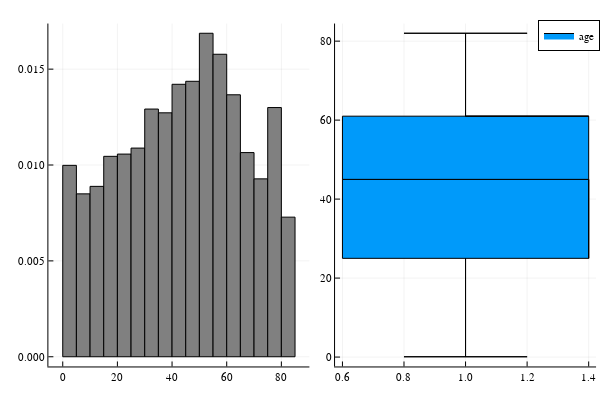

Source (notebook cell):
### Code cell
# age is 2nd column
p1 = histogram(new_data[:,"age"],normalize = true,label = false,c = :grey)

p2 = boxplot(new_data[:,"age"],label = "age")

# from the boxplot we can say that, there is no outliers in age column

plot(p1,p2)

### Figure 1 — Plotly figure (JSON) as saved in the notebook; plotly's stock layout.template omitted (floating-point values rounded to 4 significant figures)
{"data": [{"fill": "tozeroy", "fillcolor": "rgba(128, 128, 128, 1.000)", "legendgroup": "", "line": {"color": "rgba(0, 0, 0, 1.000)", "dash": "solid", "width": 1}, "mode": "lines", "name": "", "showlegend": false, "type": "scatter", "x": [0, 0, 5, 5, 0, 0], "xaxis": "x1", "y": [0.009982, 0, 0, 0.009982, 0.009982, 0.009982], "yaxis": "y1"}, {"fill": "tozeroy", "fillcolor": "rgba(128, 128, 128, 1.000)", "legendgroup": "", "line": {"color": "rgba(0, 0, 0, 1.000)", "dash": "solid", "width": 1}, "mode": "lines", "name": "", "showlegend": false, "type": "scatter", "x": [5, 5, 10, 10, 5, 5], "xaxis": "x1", "y": [0.008495, 0, 0, 0.008495, 0.008495, 0.008495], "yaxis": "y1"}, {"fill": "tozeroy", "fillcolor": "rgba(128, 128, 128, 1.000)", "legendgroup": "", "line": {"color": "rgba(0, 0, 0, 1.000)", "dash": "solid", "width": 1}, "mode": "lines", "name": "", "showlegend": false, "type": "scatter", "x": [10, 10, 15, 15, 10, 10], "xaxis": "x1", "y": [0.008886, 0, 0, 0.008886, 0.008886, 0.008886], "yaxis": "y1"}, {"fill": "tozeroy", "fillcolor": "rgba(128, 128, 128, 1.000)", "legendgroup": "", "line": {"color": "rgba(0, 0, 0, 1.000)", "dash": "solid", "width": 1}, "mode": "lines", "name": "", "showlegend": false, "type": "scatter", "x": [15, 15, 20, 20, 15, 15], "xaxis": "x1", "y": [0.01045, 0, 0, 0.01045, 0.01045, 0.01045], "yaxis": "y1"}, {"fill": "tozeroy", "fillcolor": "rgba(128, 128, 128, 1.000)", "legendgroup": "", "line": {"color": "rgba(0, 0, 0, 1.000)", "dash": "solid", "width": 1}, "mode": "lines", "name": "", "showlegend": false, "type": "scatter", "x": [20, 20, 25, 25, 20, 20], "xaxis": "x1", "y": [0.01057, 0, 0, 0.01057, 0.01057, 0.01057], "yaxis": "y1"}, {"fill": "tozeroy", "fillcolor": "rgba(128, 128, 128, 1.000)", "legendgroup": "", "line": {"color": "rgba(0, 0, 0, 1.000)", "dash": "solid", "width": 1}, "mode": "lines", "name": "", "showlegend": false, "type": "scatter", "x": [25, 25, 30, 30, 25, 25], "xaxis": "x1", "y": [0.01088, 0, 0, 0.01088, 0.01088, 0.01088], "yaxis": "y1"}, {"fill": "tozeroy", "fillcolor": "rgba(128, 128, 128, 1.000)", "legendgroup": "", "line": {"color": "rgba(0, 0, 0, 1.000)", "dash": "solid", "width": 1}, "mode": "lines", "name": "", "showlegend": false, "type": "scatter", "x": [30, 30, 35, 35, 30, 30], "xaxis": "x1", "y": [0.01292, 0, 0, 0.01292, 0.01292, 0.01292], "yaxis": "y1"}, {"fill": "tozeroy", "fillcolor": "rgba(128, 128, 128, 1.000)", "legendgroup": "", "line": {"color": "rgba(0, 0, 0, 1.000)", "dash": "solid", "width": 1}, "mode": "lines", "name": "", "showlegend": false, "type": "scatter", "x": [35, 35, 40, 40, 35, 35], "xaxis": "x1", "y": [0.01272, 0, 0, 0.01272, 0.01272, 0.01272], "yaxis": "y1"}, {"fill": "tozeroy", "fillcolor": "rgba(128, 128, 128, 1.000)", "legendgroup": "", "line": {"color": "rgba(0, 0, 0, 1.000)", "dash": "solid", "width": 1}, "mode": "lines", "name": "", "showlegend": false, "type": "scatter", "x": [40, 40, 45, 45, 40, 40], "xaxis": "x1", "y": [0.01421, 0, 0, 0.01421, 0.01421, 0.01421], "yaxis": "y1"}, {"fill": "tozeroy", "fillcolor": "rgba(128, 128, 128, 1.000)", "legendgroup": "", "line": {"color": "rgba(0, 0, 0, 1.000)", "dash": "solid", "width": 1}, "mode": "lines", "name": "", "showlegend": false, "type": "scatter", "x": [45, 45, 50, 50, 45, 45], "xaxis": "x1", "y": [0.01437, 0, 0, 0.01437, 0.01437, 0.01437], "yaxis": "y1"}, {"fill": "tozeroy", "fillcolor": "rgba(128, 128, 128, 1.000)", "legendgroup": "", "line": {"color": "rgba(0, 0, 0, 1.000)", "dash": "solid", "width": 1}, "mode": "lines", "name": "", "showlegend": false, "type": "scatter", "x": [50, 50, 55, 55, 50, 50], "xaxis": "x1", "y": [0.01687, 0, 0, 0.01687, 0.01687, 0.01687], "yaxis": "y1"}, {"fill": "tozeroy", "fillcolor": "rgba(128, 128, 128, 1.000)", "legendgroup": "", "line": {"color": "rgba(0, 0, 0, 1.000)", "dash": "solid", "width": 1}, "mode": "lines", "name": "", "showlegend": false, "type": "scatter", "x": [55, 55, 60, 60, 55, 55], "xaxis": "x1", "y": [0.01578, 0, 0, 0.01578, 0.01578, 0.01578], "yaxis": "y1"}, {"fill": "tozeroy", "fillcolor": "rgba(128, 128, 128, 1.000)", "legendgroup": "", "line": {"color": "rgba(0, 0, 0, 1.000)", "dash": "solid", "width": 1}, "mode": "lines", "name": "", "showlegend": false, "type": "scatter", "x": [60, 60, 65, 65, 60, 60], "xaxis": "x1", "y": [0.01366, 0, 0, 0.01366, 0.01366, 0.01366], "yaxis": "y1"}, {"fill": "tozeroy", "fillcolor": "rgba(128, 128, 128, 1.000)", "legendgroup": "", "line": {"color": "rgba(0, 0, 0, 1.000)", "dash": "solid", "width": 1}, "mode": "lines", "name": "", "showlegend": false, "type": "scatter", "x": [65, 65, 70, 70, 65, 65], "xaxis": "x1", "y": [0.01065, 0, 0, 0.01065, 0.01065, 0.01065], "yaxis": "y1"}, {"fill": "tozeroy", "fillcolor": "rgba(128, 128, 128, 1.000)", "legendgroup": "", "line": {"color": "rgba(0, 0, 0, 1.000)", "dash": "solid", "width": 1}, "mode": "lines", "name": "", "showlegend": false, "type": "scatter", "x": [70, 70, 75, 75, 70, 70], "xaxis": "x1", "y": [0.009278, 0, 0, 0.009278, 0.009278, 0.009278], "yaxis": "y1"}, {"fill": "tozeroy", "fillcolor": "rgba(128, 128, 128, 1.000)", "legendgroup": "", "line": {"color": "rgba(0, 0, 0, 1.000)", "dash": "solid", "width": 1}, "mode": "lines", "name": "", "showlegend": false, "type": "scatter", "x": [75, 75, 80, 80, 75, 75], "xaxis": "x1", "y": [0.013, 0, 0, 0.013, 0.013, 0.013], "yaxis": "y1"}, {"fill": "tozeroy", "fillcolor": "rgba(128, 128, 128, 1.000)", "legendgroup": "", "line": {"color": "rgba(0, 0, 0, 1.000)", "dash": "solid", "width": 1}, "mode": "lines", "name": "", "showlegend": false, "type": "scatter", "x": [80, 80, 85, 85, 80, 80], "xaxis": "x1", "y": [0.007281, 0, 0, 0.007281, 0.007281, 0.007281], "yaxis": "y1"}, {"colorbar": {"len": 0.9525, "title": "", "x": 0.5157, "y": 0.5139}, "legendgroup": "", "marker": {"color": "rgba(128, 128, 128, 0.000)", "line": {"color": "rgba(0, 0, 0, 0.000)", "width": 1}, "size": 0, "symbol": "circle"}, "mode": "markers", "name": "", "showlegend": false, "type": "scatter", "x": [2.5, 7.5, 12.5, 17.5, 22.5, 27.5, 32.5, 37.5, 42.5, 47.5, 52.5, 57.5, 62.5, 67.5, 72.5, 77.5, 82.5], "xaxis": "x1", "y": [0.009982, 0.008495, 0.008886, 0.01045, 0.01057, 0.01088, 0.01292, 0.01272, 0.01421, 0.01437, 0.01687, 0.01578, 0.01366, 0.01065, 0.009278, 0.013, 0.007281], "yaxis": "y1", "zmax": null, "zmin": null}, {"fill": "tozeroy", "fillcolor": "rgba(0, 154, 250, 1.000)", "legendgroup": "age", "line": {"color": "rgba(0, 0, 0, 1.000)", "dash": "solid", "width": 1}, "mode": "lines", "name": "age", "showlegend": true, "type": "scatter", "x": [1, 0.8, 1.2, 1, 1, 1], "xaxis": "x2", "y": [0.08, 0.08, 0.08, 0.08, 25, 0.08], "yaxis": "y2"}, {"fill": "tozeroy", "fillcolor": "rgba(0, 154, 250, 1.000)", "legendgroup": "age", "line": {"color": "rgba(0, 0, 0, 1.000)", "dash": "solid", "width": 1}, "mode": "lines", "name": "age", "showlegend": false, "type": "scatter", "x": [1.4, 1.4, 0.6, 0.6, 1.4, 1.4, 1.4], "xaxis": "x2", "y": [25, 45, 45, 25, 25, 45, 25], "yaxis": "y2"}, {"fill": "tozeroy", "fillcolor": "rgba(0, 154, 250, 1.000)", "legendgroup": "age", "line": {"color": "rgba(0, 0, 0, 1.000)", "dash": "solid", "width": 1}, "mode": "lines", "name": "age", "showlegend": false, "type": "scatter", "x": [1.4, 0.6, 0.6, 1.4, 1.4, 1, 1.4], "xaxis": "x2", "y": [61, 61, 45, 45, 61, 61, 61], "yaxis": "y2"}, {"fill": "tozeroy", "fillcolor": "rgba(0, 154, 250, 1.000)", "legendgroup": "age", "line": {"color": "rgba(0, 0, 0, 1.000)", "dash": "solid", "width": 1}, "mode": "lines", "name": "age", "showlegend": false, "type": "scatter", "x": [1, 0.8, 1.2, 1, 1, 1], "xaxis": "x2", "y": [82, 82, 82, 82, 61, 82], "yaxis": "y2"}, {"colorbar": {"len": 0.9525, "title": "", "x": 0.9934, "y": 0.5139}, "hoverinfo": "text", "legendgroup": "age", "line": {"color": "rgba(0, 154, 250, 1.000)", "dash": "solid", "shape": "linear", "width": 0}, "mode": "lines", "name": "age", "showlegend": false, "text": ["Lower fence: 0.08", "Lower fence: 0.08", "Lower fence: 0.08", "Lower fence: 0.08", "Q1: 25.0"], "type": "scatter", "x": [1, 0.8, 1.2, 1, 1], "xaxis": "x2", "y": [0.08, 0.08, 0.08, 0.08, 25], "yaxis": "y2", "zmax": null, "zmin": null}, {"colorbar": {"len": 0.9525, "title": "", "x": 0.9934, "y": 0.5139}, "hoverinfo": "text", "legendgroup": "age", "line": {"color": "rgba(0, 154, 250, 1.000)", "dash": "solid", "shape": "linear", "width": 0}, "mode": "lines", "name": "age", "showlegend": false, "text": ["Q1: 25.0", "Median: 45.0", "Median: 45.0", "Q1: 25.0", "Q1: 25.0", "Median: 45.0"], "type": "scatter", "x": [1.4, 1.4, 0.6, 0.6, 1.4, 1.4], "xaxis": "x2", "y": [25, 45, 45, 25, 25, 45], "yaxis": "y2", "zmax": null, "zmin": null}, {"colorbar": {"len": 0.9525, "title": "", "x": 0.9934, "y": 0.5139}, "hoverinfo": "text", "legendgroup": "age", "line": {"color": "rgba(0, 154, 250, 1.000)", "dash": "solid", "shape": "linear", "width": 0}, "mode": "lines", "name": "age", "showlegend": false, "text": ["Q3: 61.0", "Q3: 61.0", "Median: 45.0", "Median: 45.0", "Q3: 61.0", "Q3: 61.0"], "type": "scatter", "x": [1.4, 0.6, 0.6, 1.4, 1.4, 1], "xaxis": "x2", "y": [61, 61, 45, 45, 61, 61], "yaxis": "y2", "zmax": null, "zmin": null}, {"colorbar": {"len": 0.9525, "title": "", "x": 0.9934, "y": 0.5139}, "hoverinfo": "text", "legendgroup": "age", "line": {"color": "rgba(0, 154, 250, 1.000)", "dash": "solid", "shape": "linear", "width": 0}, "mode": "lines", "name": "age", "showlegend": false, "text": ["Upper fence: 82.0", "Upper fence: 82.0", "Upper fence: 82.0", "Upper fence: 82.0", "Q3: 61.0"], "type": "scatter", "x": [1, 0.8, 1.2, 1, 1], "xaxis": "x2", "y": [82, 82, 82, 82, 61], "yaxis": "y2", "zmax": null, "zmin": null}], "layout": {"annotations": [], "height": 400, "legend": {"bgcolor": "rgba(255, 255, 255, 1.000)", "bordercolor": "rgba(0, 0, 0, 1.000)", "borderwidth": 1, "font": {"color": "rgba(0, 0, 0, 1.000)", "family": "sans-serif", "size": 11}, "title": {"font": {"color": "rgba(0, 0, 0, 1.000)", "family": "sans-serif", "size": 15}, "text": ""}, "tracegroupgap": 0, "traceorder": "normal", "x": 1, "xanchor": "auto", "y": 1, "yanchor": "auto"}, "margin": {"b": 20, "l": 0, "r": 0, "t": 20}, "paper_bgcolor": "rgba(255, 255, 255, 1.000)", "plot_bgcolor": "rgba(255, 255, 255, 1.000)", "showlegend": true, "width": 600, "xaxis1": {"anchor": "y1", "domain": [0.08064, 0.5157], "gridcolor": "rgba(0, 0, 0, 0.100)", "gridwidth": 0.5, "linecolor": "rgba(0, 0, 0, 1.000)", "mirror": false, "range": [-5.253, 90.25], "showgrid": true, "showline": true, "showticklabels": true, "tickangle": 0, "tickcolor": "rgb(0, 0, 0)", "tickfont": {"color": "rgba(0, 0, 0, 1.000)", "family": "sans-serif", "size": 11}, "tickmode": "array", "ticks": "inside", "ticktext": ["0", "20", "40", "60", "80"], "tickvals": [0, 20, 40, 60, 80], "title": "", "titlefont": {"color": "rgba(0, 0, 0, 1.000)", "family": "sans-serif", "size": 15}, "type": "-", "visible": true, "zeroline": false, "zerolinecolor": "rgba(0, 0, 0, 1.000)"}, "xaxis2": {"anchor": "y2", "domain": [0.5584, 0.9934], "gridcolor": "rgba(0, 0, 0, 0.100)", "gridwidth": 0.5, "linecolor": "rgba(0, 0, 0, 1.000)", "mirror": false, "range": [0.576, 1.424], "showgrid": true, "showline": true, "showticklabels": true, "tickangle": 0, "tickcolor": "rgb(0, 0, 0)", "tickfont": {"color": "rgba(0, 0, 0, 1.000)", "family": "sans-serif", "size": 11}, "tickmode": "array", "ticks": "inside", "ticktext": ["0.6", "0.8", "1.0", "1.2", "1.4"], "tickvals": [0.6, 0.8, 1, 1.2, 1.4], "title": "", "titlefont": {"color": "rgba(0, 0, 0, 1.000)", "family": "sans-serif", "size": 15}, "type": "-", "visible": true, "zeroline": false, "zerolinecolor": "rgba(0, 0, 0, 1.000)"}, "yaxis1": {"anchor": "x1", "domain": [0.03762, 0.9902], "gridcolor": "rgba(0, 0, 0, 0.100)", "gridwidth": 0.5, "linecolor": "rgba(0, 0, 0, 1.000)", "mirror": false, "range": [-0.0005062, 0.01738], "showgrid": true, "showline": true, "showticklabels": true, "tickangle": 0, "tickcolor": "rgb(0, 0, 0)", "tickfont": {"color": "rgba(0, 0, 0, 1.000)", "family": "sans-serif", "size": 11}, "tickmode": "array", "ticks": "inside", "ticktext": ["0.000", "0.005", "0.010", "0.015"], "tickvals": [0, 0.005, 0.01, 0.015], "title": "", "titlefont": {"color": "rgba(0, 0, 0, 1.000)", "family": "sans-serif", "size": 15}, "type": "-", "visible": true, "zeroline": false, "zerolinecolor": "rgba(0, 0, 0, 1.000)"}, "yaxis2": {"anchor": "x2", "domain": [0.03762, 0.9902], "gridcolor": "rgba(0, 0, 0, 0.100)", "gridwidth": 0.5, "linecolor": "rgba(0, 0, 0, 1.000)", "mirror": false, "range": [-2.378, 84.46], "showgrid": true, "showline": true, "showticklabels": true, "tickangle": 0, "tickcolor": "rgb(0, 0, 0)", "tickfont": {"color": "rgba(0, 0, 0, 1.000)", "family": "sans-serif", "size": 11}, "tickmode": "array", "ticks": "inside", "ticktext": ["0", "20", "40", "60", "80"], "tickvals": [0, 20, 40, 60, 80], "title": "", "titlefont": {"color": "rgba(0, 0, 0, 1.000)", "family": "sans-serif", "size": 15}, "type": "-", "visible": true, "zeroline": false, "zerolinecolor": "rgba(0, 0, 0, 1.000)"}}}
